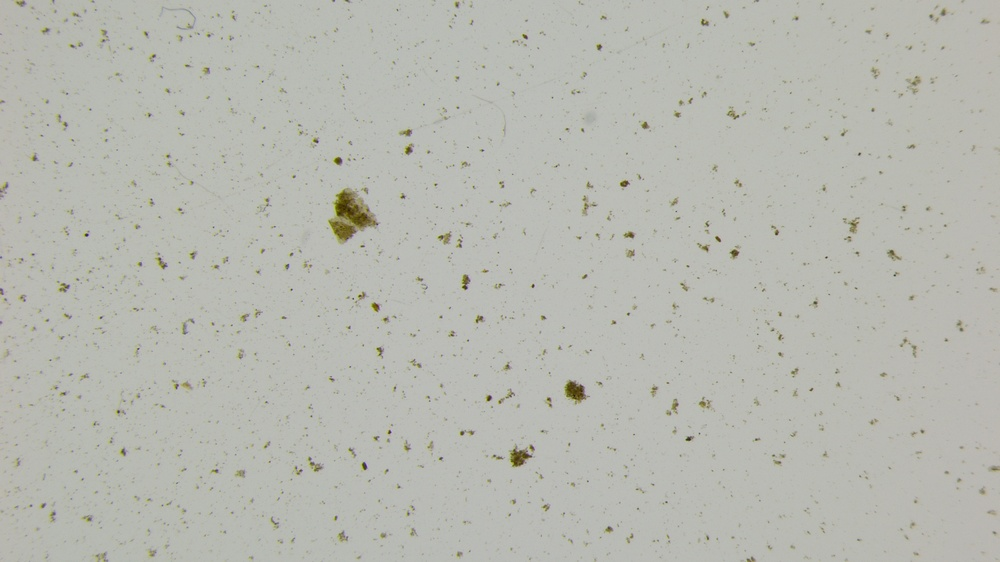
#> input picture data/233800-240125051452.jpg, 1000 x 562 px, shrunk from 3840 x 2160 before the run
$ python -i processing.py   (imports and definitions only)
#> lines starting #> are read from the running program, lines starting #| are printed output that depends on the picture; after the words box and inside, x2 and y2 are one past the last pixel; in counts of white or black regions, pixels touching at a corner belong together
#> further down, picture is the input picture: shape (562, 1000, 3); mean B, G, R 177.2, 184.8, 183.5
import cv2
import numpy as np
import matplotlib
# [1 line not run here, left out]
import matplotlib.pyplot as plt
import seaborn as sns
import io

# [51 lines left out: function contouralg, not called in this run]

def coloralg(image, saturation_factor=1.2, calibration_factor=0.0039016750486215255, max_length_mm=3):
#> called with saturation_factor = 1.2, calibration_factor = 0.0039, max_length_mm = 3
    hsv_image = cv2.cvtColor(image, cv2.COLOR_BGR2HSV)
#> hsv_image: shape (562, 1000, 3); mean H, S, V 37.3, 11.3, 185.1
    hsv_image[:, :, 1] = cv2.multiply(hsv_image[:, :, 1], saturation_factor)
#> hsv_image: shape (562, 1000, 3); mean H, S, V 37.3, 13.6, 185.1
    enhanced_image = cv2.cvtColor(hsv_image, cv2.COLOR_HSV2BGR)

    lower_cyan = (30, 100, 100)
    upper_cyan = (85, 255, 255)
    lower_red = (130, 50, 50)
    upper_red = (200, 255, 255)

    mask_cyan = cv2.inRange(hsv_image, lower_cyan, upper_cyan)
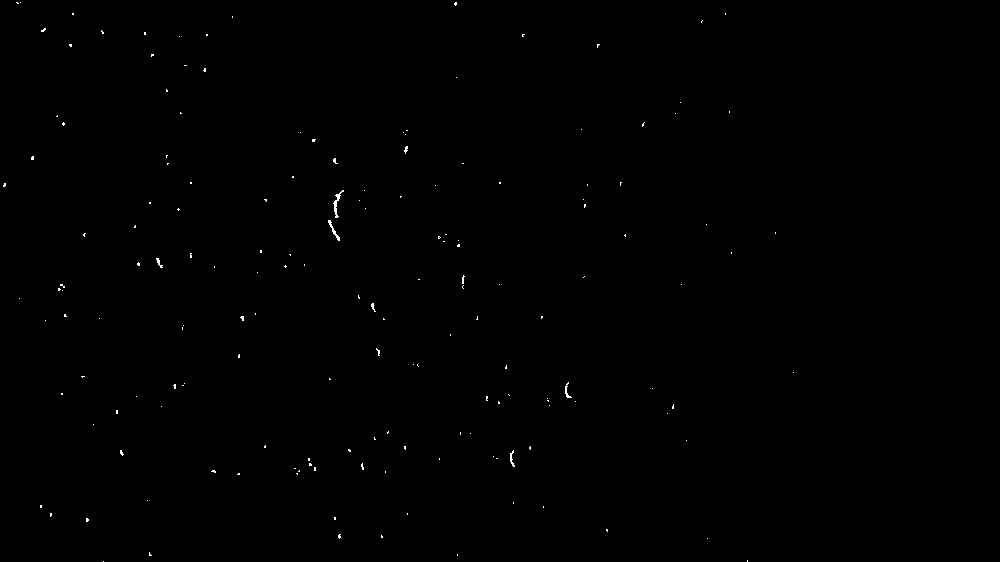
#> mask_cyan: shape (562, 1000); 0.17% white in thin lines or dots, all inside (x1, y1, x2, y2) = (3, 2, 794, 562)
    mask_red = cv2.inRange(hsv_image, lower_red, upper_red)
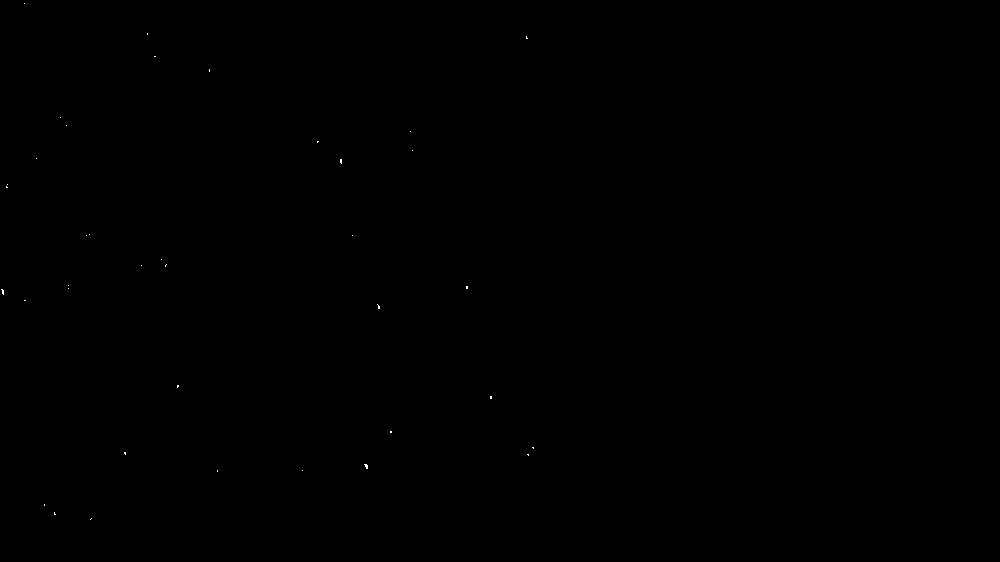
#> mask_red: shape (562, 1000); 0.02% white in thin lines or dots, all inside (x1, y1, x2, y2) = (1, 3, 534, 520)
    mask = cv2.bitwise_or(mask_cyan, mask_red)
#> mask: shape (562, 1000); 0.2% white in thin lines or dots, all inside (x1, y1, x2, y2) = (1, 2, 794, 562)

    output_image = cv2.bitwise_and(enhanced_image, enhanced_image, mask=mask)
    output_image[mask == 0] = [0, 0, 0]
    output_image[mask != 0] = [255, 255, 255]
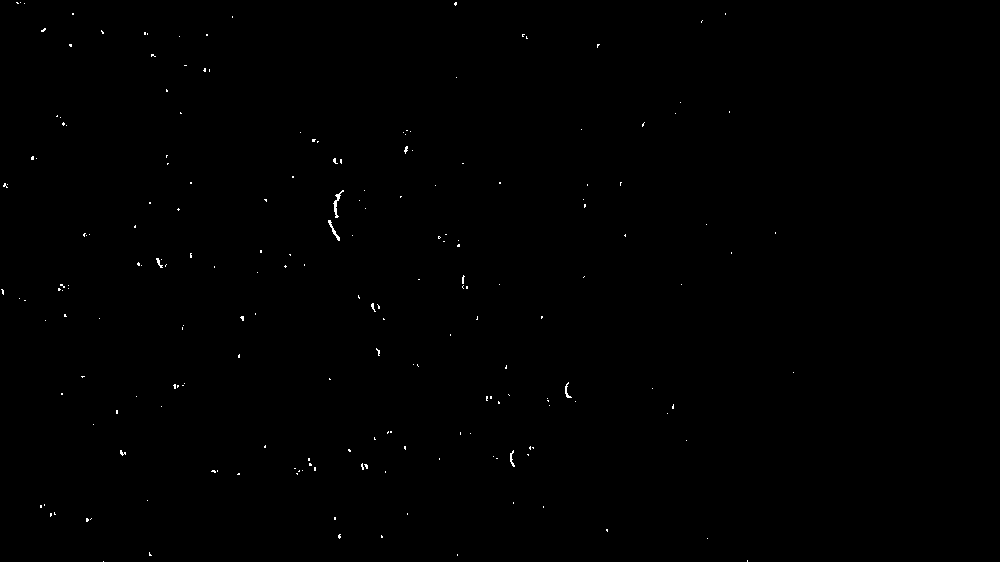
#> output_image: shape (562, 1000, 3); 0.2% white in thin lines or dots, all inside (x1, y1, x2, y2) = (1, 2, 794, 562)

    gray_image = cv2.cvtColor(output_image, cv2.COLOR_BGR2GRAY)
    contours, _ = cv2.findContours(gray_image, cv2.RETR_EXTERNAL, cv2.CHAIN_APPROX_SIMPLE)
#> contours = 202 contours, 199 with area under 20; largest, box (x1, y1, x2, y2) and area: (333, 190, 344, 218) 51, (328, 220, 340, 241) 38, (565, 382, 572, 398) 20

    contours_image = output_image.copy()
    cv2.drawContours(contours_image, contours, -1, (0, 255, 0), 2)
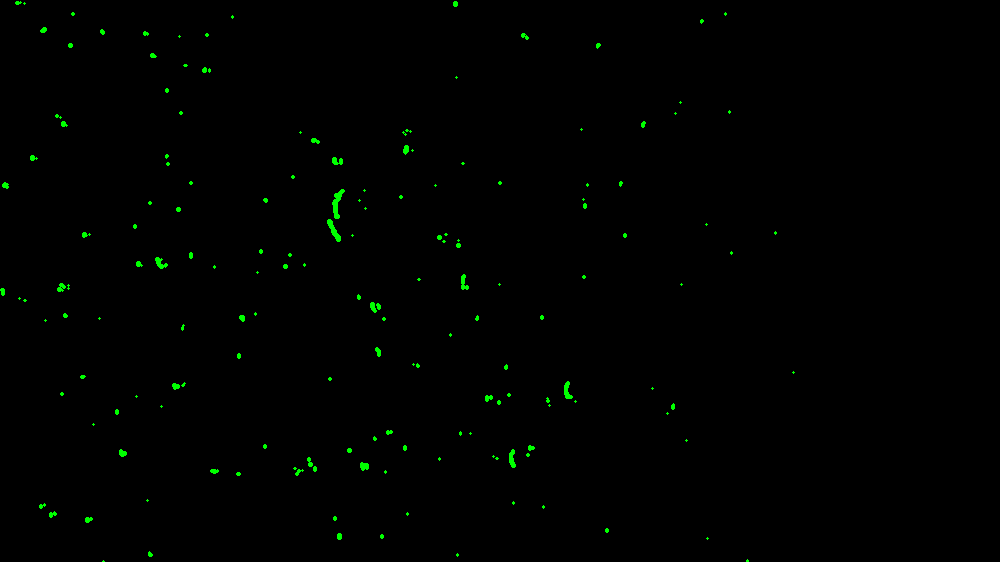
#> contours_image: shape (562, 1000, 3); 0.57% of pixels changed, all inside (x1, y1, x2, y2) = (0, 1, 795, 562)

    ellipses_image = image.copy()
    grain_lengths = []

    for contour in contours:
        if len(contour) >= 5:
            try:
                ellipse = cv2.fitEllipse(contour)
                _, (major_axis, minor_axis), _ = ellipse
                minor_axis_mm = minor_axis * calibration_factor

                if minor_axis_mm <= max_length_mm:
                    cv2.ellipse(ellipses_image, ellipse, (0, 0, 255), 2)
                    grain_lengths.append(minor_axis_mm)
            except cv2.error:
                pass
#> this loop made 202 passes
#> (ellipse, major_axis, minor_axis, minor_axis_mm) on passes 7, 10, 26, 29, 30, 31, 37: (((339.1, 535.9), (2.34, 4.22), 10.91), 2.34, 4.22, 0.0165), (((86.5, 519.5), (3.16, 3.16), 0), 3.16, 3.16, 0.0123), (((213.2, 471), (2.18, 4.38), 99.16), 2.18, 4.38, 0.0171), (((366, 465.8), (2.39, 5.68), 149.1), 2.39, 5.68, 0.0222), (((362, 466.1), (1.87, 6.84), 170.6), 1.87, 6.84, 0.0267), (((309.8, 464.2), (2.26, 2.92), 135), 2.26, 2.92, 0.0114), (((513.3, 458.2), (6.28, 14.76), 175.4), 6.28, 14.76, 0.0576)
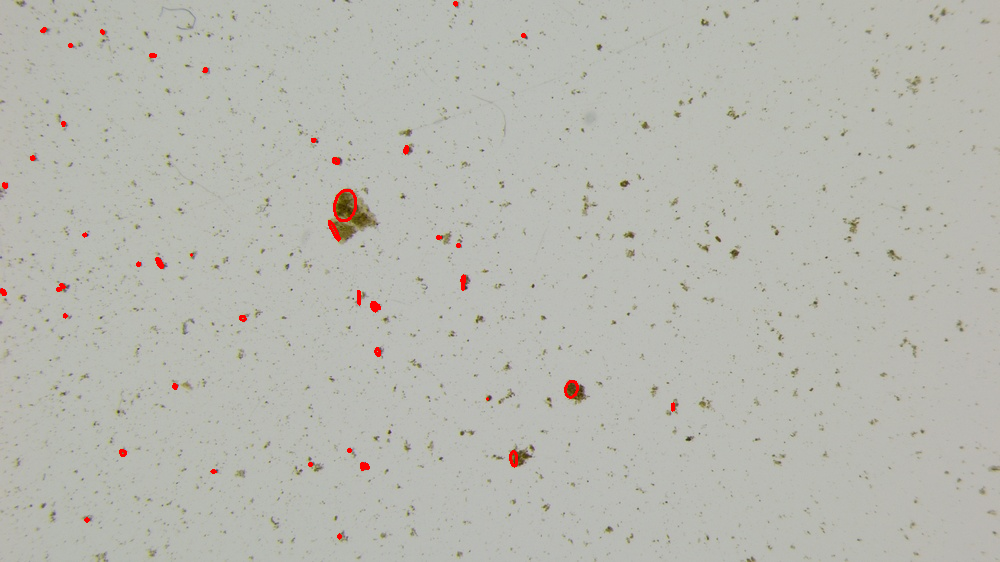
#> ellipses_image: shape (562, 1000, 3); 0.34% of pixels changed, all inside (x1, y1, x2, y2) = (0, 1, 675, 540)
#> after the loop, grain_lengths = 45 values, max 0.122 at index 31, min 0.0039 at index 10, mean 0.0246

    avg_length = sum(grain_lengths) / len(grain_lengths) if grain_lengths else 0
#> avg_length = 0.0246

    plt.figure(figsize=(10, 6))
    plt.hist(grain_lengths, bins=60, color='blue', edgecolor='black', alpha=0.7, density=True)
    sns.kdeplot(grain_lengths, color='red', linewidth=2)
    plt.title("Grain Size Distribution")
    plt.xlabel("Grain Size (mm)")
    plt.ylabel("Density")
    plt.grid(True)

    buf = io.BytesIO()
    plt.savefig(buf, format="png")
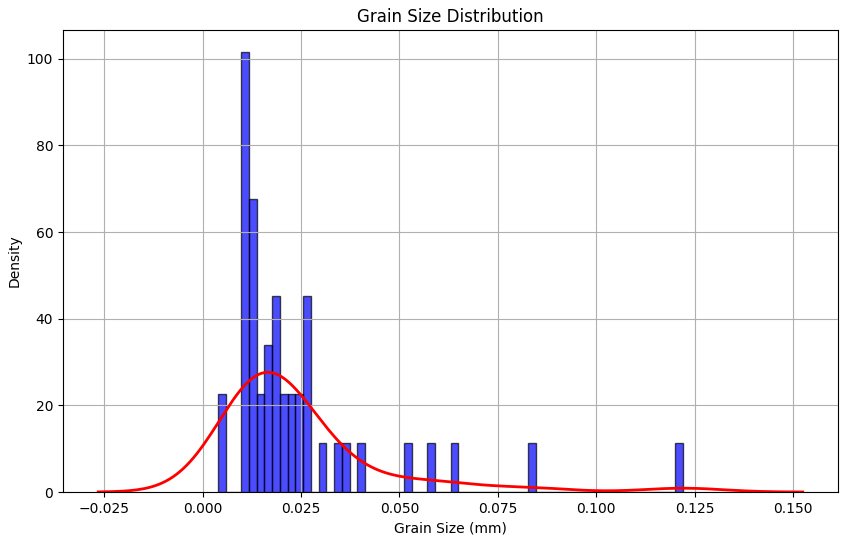
#> figure drawn by matplotlib, 1 panel; tallest bar 101.5 high, from x = 0.00981 to 0.0118; curve peaks at x = 0.0167, y = 27.63
    buf.seek(0)
    histogram_image = cv2.imdecode(np.frombuffer(buf.read(), np.uint8), cv2.IMREAD_COLOR)
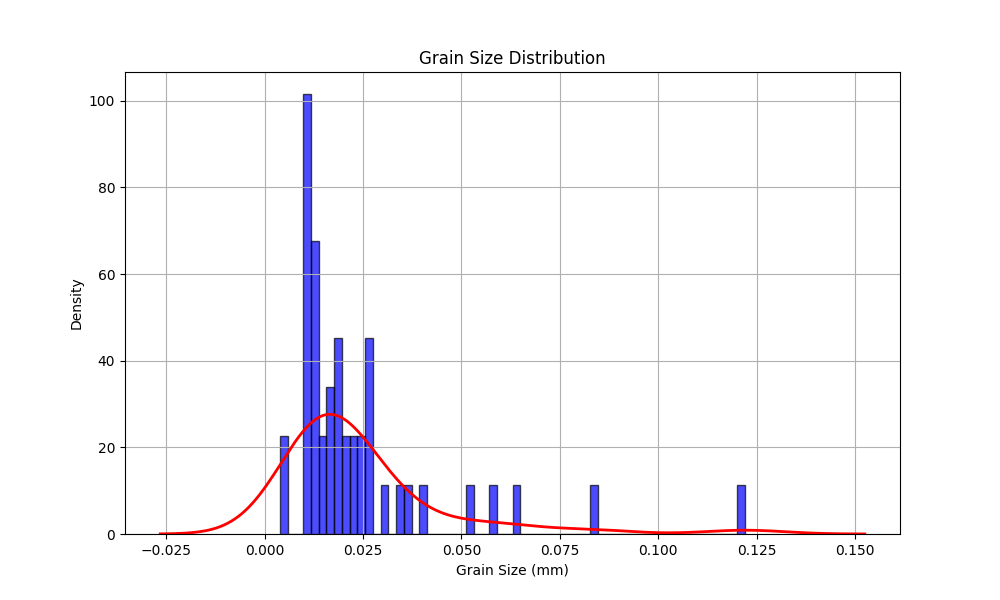
#> histogram_image: shape (600, 1000, 3); mean B, G, R 249.2, 245, 245.9
    buf.close()
    plt.close()

    return {
        "binary_image": gray_image,
        "contours_image": contours_image,
        "ellipses_image": ellipses_image,
        "histogram_image": histogram_image,
        "average_length": avg_length,
        "grain_count": len(grain_lengths),
    }

>>> import cv2
>>> picture = cv2.imread('../data/233800-240125051452.jpg')
>>> result = coloralg(picture)
#> result = 6 items

$ run again, on data/233800-240125051513.jpg
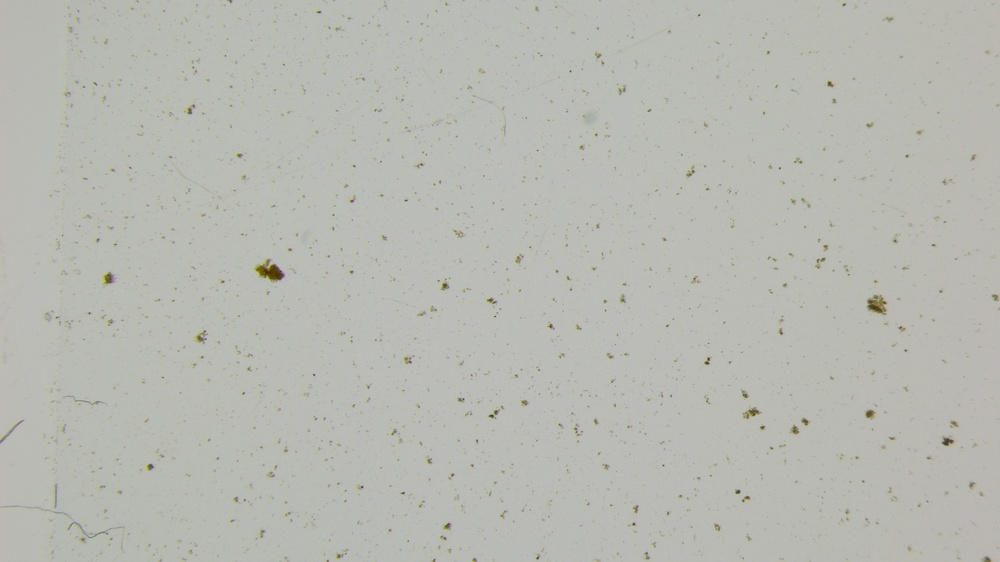
#> input picture data/233800-240125051513.jpg, 1000 x 562 px, shrunk from 3840 x 2160 before the run
#> picture is the input picture: shape (562, 1000, 3); mean B, G, R 178.8, 185.8, 184.4
#> mask_cyan: shape (562, 1000); 0.04% white in thin lines or dots, all inside (x1, y1, x2, y2) = (80, 11, 868, 562)
#> mask_red: shape (562, 1000); 0.01% white in thin lines or dots, all inside (x1, y1, x2, y2) = (151, 109, 285, 468)
#> contours = 50 contours, 49 with area under 20; largest, box (x1, y1, x2, y2) and area: (103, 273, 108, 284) 20
#> in coloralg, `cv2.drawContours(contours_image, contours, -1, (0, 255, 0), 2)`:
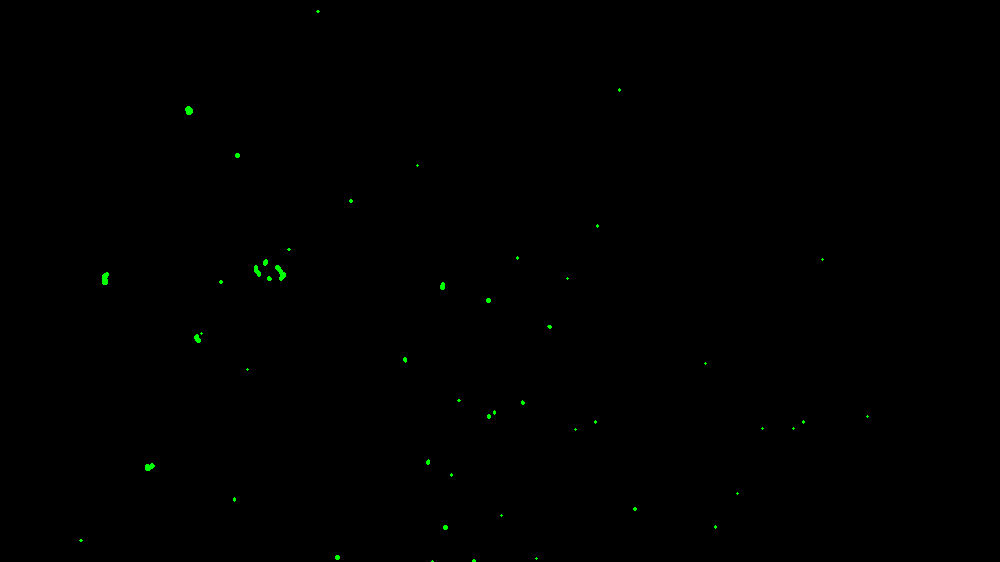
#> contours_image: shape (562, 1000, 3); mean B, G, R 0, 0.4, 0
#> the loop in coloralg, `for contour in contours:` made 50 passes
#> (ellipse, major_axis, minor_axis, minor_axis_mm) on passes 4, 7, 13, 14, 28, 29, 32: (((337, 556.5), (2.12, 3), 0), 2.12, 3, 0.0117), (((445, 527.5), (2.12, 3), 0), 2.12, 3, 0.0117), (((147.4, 467.8), (3.3, 5.79), 173.8), 3.3, 5.79, 0.0226), (((150.8, 464.9), (2.25, 6.7), 122.9), 2.25, 6.7, 0.0261), (((nan, -inf), (inf, nan), 90), inf, nan, nan), (((197.1, 338), (3.5, 6.16), 161.7), 3.5, 6.16, 0.024), (((488.6, 300), (2.12, 3.02), 90), 2.12, 3.02, 0.0118)
#> after the loop in coloralg, `for contour in contours:`: grain_lengths = [0.0117, 0.0117, 0.0226, 0.0261, 0.024, 0.0118, 0.0207, 0.0114, 0.0372, 0.0693, 0.0367, 0.0174, 0.0117, 0.023]
#> avg_length = 0.024
#> in coloralg, `histogram_image = cv2.imdecode(np.frombuffer(buf.read(), np.uint8), cv..`:
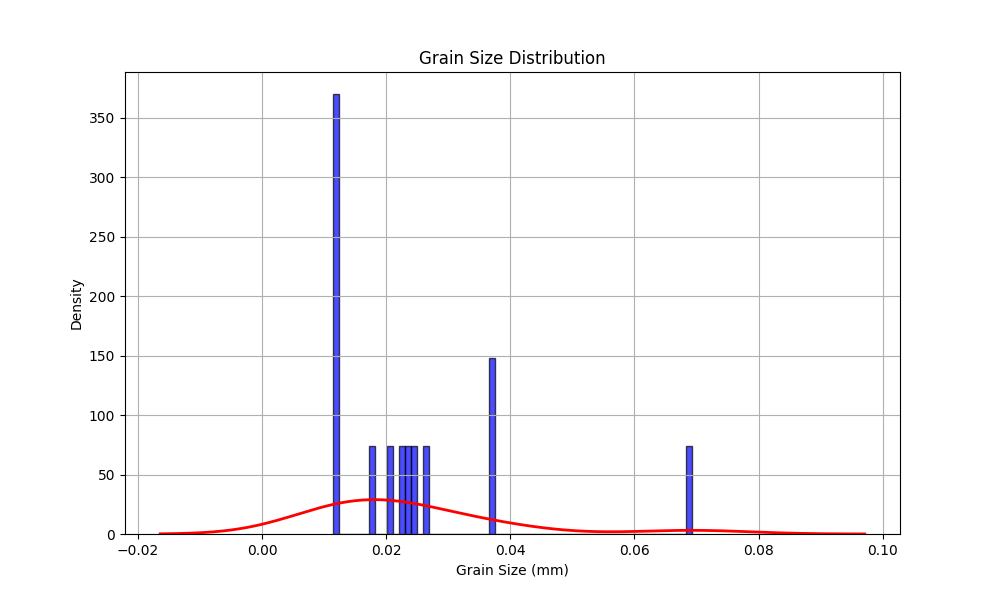
#> histogram_image: shape (600, 1000, 3); mean B, G, R 249.8, 248, 248.8
#> result = 6 items
